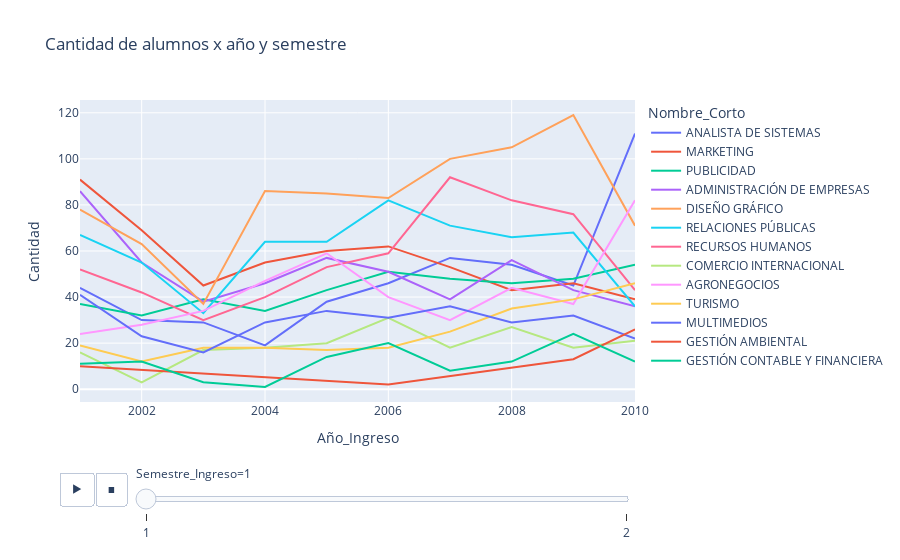

Notebook source saved alongside this figure:
### Code cell
px.line(df_Cantidad_Alumnos_Año, x="Año_Ingreso",y='Cantidad', color="Nombre_Corto", title='Cantidad de alumnos x año y semestre',animation_frame= 'Semestre_Ingreso')

### Figure 1 — Plotly figure (JSON) as saved in the notebook; plotly's stock layout.template omitted (floating-point values rounded to 4 significant figures)
{"data": [{"hovertemplate": "Nombre_Corto=ANALISTA DE SISTEMAS<br>Semestre_Ingreso=1<br>Año_Ingreso=%{x}<br>Cantidad=%{y}<extra></extra>", "legendgroup": "ANALISTA DE SISTEMAS", "line": {"color": "#636efa", "dash": "solid"}, "marker": {"symbol": "circle"}, "mode": "lines", "name": "ANALISTA DE SISTEMAS", "orientation": "v", "showlegend": true, "type": "scatter", "x": [2001, 2002, 2003, 2004, 2005, 2006, 2007, 2008, 2009, 2010], "xaxis": "x", "y": [44, 30, 29, 19, 38, 46, 57, 54, 45, 111], "yaxis": "y"}, {"hovertemplate": "Nombre_Corto=MARKETING<br>Semestre_Ingreso=1<br>Año_Ingreso=%{x}<br>Cantidad=%{y}<extra></extra>", "legendgroup": "MARKETING", "line": {"color": "#EF553B", "dash": "solid"}, "marker": {"symbol": "circle"}, "mode": "lines", "name": "MARKETING", "orientation": "v", "showlegend": true, "type": "scatter", "x": [2001, 2002, 2003, 2004, 2005, 2006, 2007, 2008, 2009, 2010], "xaxis": "x", "y": [91, 69, 45, 55, 60, 62, 53, 43, 46, 39], "yaxis": "y"}, {"hovertemplate": "Nombre_Corto=PUBLICIDAD<br>Semestre_Ingreso=1<br>Año_Ingreso=%{x}<br>Cantidad=%{y}<extra></extra>", "legendgroup": "PUBLICIDAD", "line": {"color": "#00cc96", "dash": "solid"}, "marker": {"symbol": "circle"}, "mode": "lines", "name": "PUBLICIDAD", "orientation": "v", "showlegend": true, "type": "scatter", "x": [2001, 2002, 2003, 2004, 2005, 2006, 2007, 2008, 2009, 2010], "xaxis": "x", "y": [37, 32, 39, 34, 43, 51, 48, 46, 48, 54], "yaxis": "y"}, {"hovertemplate": "Nombre_Corto=ADMINISTRACIÓN DE EMPRESAS<br>Semestre_Ingreso=1<br>Año_Ingreso=%{x}<br>Cantidad=%{y}<extra></extra>", "legendgroup": "ADMINISTRACIÓN DE EMPRESAS", "line": {"color": "#ab63fa", "dash": "solid"}, "marker": {"symbol": "circle"}, "mode": "lines", "name": "ADMINISTRACIÓN DE EMPRESAS", "orientation": "v", "showlegend": true, "type": "scatter", "x": [2001, 2002, 2003, 2004, 2005, 2006, 2007, 2008, 2009, 2010], "xaxis": "x", "y": [86, 55, 38, 46, 57, 51, 39, 56, 43, 36], "yaxis": "y"}, {"hovertemplate": "Nombre_Corto=DISEÑO GRÁFICO<br>Semestre_Ingreso=1<br>Año_Ingreso=%{x}<br>Cantidad=%{y}<extra></extra>", "legendgroup": "DISEÑO GRÁFICO", "line": {"color": "#FFA15A", "dash": "solid"}, "marker": {"symbol": "circle"}, "mode": "lines", "name": "DISEÑO GRÁFICO", "orientation": "v", "showlegend": true, "type": "scatter", "x": [2001, 2002, 2003, 2004, 2005, 2006, 2007, 2008, 2009, 2010], "xaxis": "x", "y": [78, 63, 37, 86, 85, 83, 100, 105, 119, 71], "yaxis": "y"}, {"hovertemplate": "Nombre_Corto=RELACIONES PÚBLICAS<br>Semestre_Ingreso=1<br>Año_Ingreso=%{x}<br>Cantidad=%{y}<extra></extra>", "legendgroup": "RELACIONES PÚBLICAS", "line": {"color": "#19d3f3", "dash": "solid"}, "marker": {"symbol": "circle"}, "mode": "lines", "name": "RELACIONES PÚBLICAS", "orientation": "v", "showlegend": true, "type": "scatter", "x": [2001, 2002, 2003, 2004, 2005, 2006, 2007, 2008, 2009, 2010], "xaxis": "x", "y": [67, 55, 33, 64, 64, 82, 71, 66, 68, 36], "yaxis": "y"}, {"hovertemplate": "Nombre_Corto=RECURSOS HUMANOS<br>Semestre_Ingreso=1<br>Año_Ingreso=%{x}<br>Cantidad=%{y}<extra></extra>", "legendgroup": "RECURSOS HUMANOS", "line": {"color": "#FF6692", "dash": "solid"}, "marker": {"symbol": "circle"}, "mode": "lines", "name": "RECURSOS HUMANOS", "orientation": "v", "showlegend": true, "type": "scatter", "x": [2001, 2002, 2003, 2004, 2005, 2006, 2007, 2008, 2009, 2010], "xaxis": "x", "y": [52, 42, 30, 40, 53, 59, 92, 82, 76, 43], "yaxis": "y"}, {"hovertemplate": "Nombre_Corto=COMERCIO INTERNACIONAL<br>Semestre_Ingreso=1<br>Año_Ingreso=%{x}<br>Cantidad=%{y}<extra></extra>", "legendgroup": "COMERCIO INTERNACIONAL", "line": {"color": "#B6E880", "dash": "solid"}, "marker": {"symbol": "circle"}, "mode": "lines", "name": "COMERCIO INTERNACIONAL", "orientation": "v", "showlegend": true, "type": "scatter", "x": [2001, 2002, 2003, 2004, 2005, 2006, 2007, 2008, 2009, 2010], "xaxis": "x", "y": [16, 3, 17, 18, 20, 31, 18, 27, 18, 21], "yaxis": "y"}, {"hovertemplate": "Nombre_Corto=AGRONEGOCIOS<br>Semestre_Ingreso=1<br>Año_Ingreso=%{x}<br>Cantidad=%{y}<extra></extra>", "legendgroup": "AGRONEGOCIOS", "line": {"color": "#FF97FF", "dash": "solid"}, "marker": {"symbol": "circle"}, "mode": "lines", "name": "AGRONEGOCIOS", "orientation": "v", "showlegend": true, "type": "scatter", "x": [2001, 2002, 2003, 2004, 2005, 2006, 2007, 2008, 2009, 2010], "xaxis": "x", "y": [24, 28, 34, 47, 59, 40, 30, 44, 37, 82], "yaxis": "y"}, {"hovertemplate": "Nombre_Corto=TURISMO<br>Semestre_Ingreso=1<br>Año_Ingreso=%{x}<br>Cantidad=%{y}<extra></extra>", "legendgroup": "TURISMO", "line": {"color": "#FECB52", "dash": "solid"}, "marker": {"symbol": "circle"}, "mode": "lines", "name": "TURISMO", "orientation": "v", "showlegend": true, "type": "scatter", "x": [2001, 2002, 2003, 2004, 2005, 2006, 2007, 2008, 2009, 2010], "xaxis": "x", "y": [19, 12, 18, 18, 17, 18, 25, 35, 39, 46], "yaxis": "y"}, {"hovertemplate": "Nombre_Corto=MULTIMEDIOS<br>Semestre_Ingreso=1<br>Año_Ingreso=%{x}<br>Cantidad=%{y}<extra></extra>", "legendgroup": "MULTIMEDIOS", "line": {"color": "#636efa", "dash": "solid"}, "marker": {"symbol": "circle"}, "mode": "lines", "name": "MULTIMEDIOS", "orientation": "v", "showlegend": true, "type": "scatter", "x": [2001, 2002, 2003, 2004, 2005, 2006, 2007, 2008, 2009, 2010], "xaxis": "x", "y": [41, 23, 16, 29, 34, 31, 36, 29, 32, 22], "yaxis": "y"}, {"hovertemplate": "Nombre_Corto=GESTIÓN AMBIENTAL<br>Semestre_Ingreso=1<br>Año_Ingreso=%{x}<br>Cantidad=%{y}<extra></extra>", "legendgroup": "GESTIÓN AMBIENTAL", "line": {"color": "#EF553B", "dash": "solid"}, "marker": {"symbol": "circle"}, "mode": "lines", "name": "GESTIÓN AMBIENTAL", "orientation": "v", "showlegend": true, "type": "scatter", "x": [2001, 2006, 2009, 2010], "xaxis": "x", "y": [10, 2, 13, 26], "yaxis": "y"}, {"hovertemplate": "Nombre_Corto=GESTIÓN CONTABLE Y FINANCIERA<br>Semestre_Ingreso=1<br>Año_Ingreso=%{x}<br>Cantidad=%{y}<extra></extra>", "legendgroup": "GESTIÓN CONTABLE Y FINANCIERA", "line": {"color": "#00cc96", "dash": "solid"}, "marker": {"symbol": "circle"}, "mode": "lines", "name": "GESTIÓN CONTABLE Y FINANCIERA", "orientation": "v", "showlegend": true, "type": "scatter", "x": [2001, 2002, 2003, 2004, 2005, 2006, 2007, 2008, 2009, 2010], "xaxis": "x", "y": [11, 12, 3, 1, 14, 20, 8, 12, 24, 12], "yaxis": "y"}], "layout": {"legend": {"title": {"text": "Nombre_Corto"}, "tracegroupgap": 0}, "sliders": [{"active": 0, "currentvalue": {"prefix": "Semestre_Ingreso="}, "len": 0.9, "pad": {"b": 10, "t": 60}, "steps": [{"args": [["1"], {"frame": {"duration": 0, "redraw": false}, "fromcurrent": true, "mode": "immediate", "transition": {"duration": 0, "easing": "linear"}}], "label": "1", "method": "animate"}, {"args": [["2"], {"frame": {"duration": 0, "redraw": false}, "fromcurrent": true, "mode": "immediate", "transition": {"duration": 0, "easing": "linear"}}], "label": "2", "method": "animate"}], "x": 0.1, "xanchor": "left", "y": 0, "yanchor": "top"}], "title": {"text": "Cantidad de alumnos x año y semestre"}, "updatemenus": [{"buttons": [{"args": [null, {"frame": {"duration": 500, "redraw": false}, "fromcurrent": true, "mode": "immediate", "transition": {"duration": 500, "easing": "linear"}}], "label": "&#9654;", "method": "animate"}, {"args": [[null], {"frame": {"duration": 0, "redraw": false}, "fromcurrent": true, "mode": "immediate", "transition": {"duration": 0, "easing": "linear"}}], "label": "&#9724;", "method": "animate"}], "direction": "left", "pad": {"r": 10, "t": 70}, "showactive": false, "type": "buttons", "x": 0.1, "xanchor": "right", "y": 0, "yanchor": "top"}], "xaxis": {"anchor": "y", "domain": [0, 1], "title": {"text": "Año_Ingreso"}}, "yaxis": {"anchor": "x", "domain": [0, 1], "title": {"text": "Cantidad"}}}}
